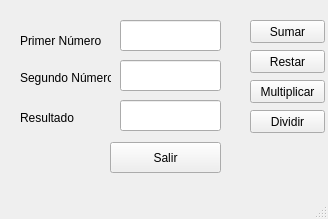
<?xml version="1.0" encoding="UTF-8"?>
<ui version="4.0">
 <class>FormCalculadora</class>
 <widget class="QMainWindow" name="FormCalculadora">
  <property name="geometry">
   <rect>
    <x>0</x>
    <y>0</y>
    <width>328</width>
    <height>219</height>
   </rect>
  </property>
  <property name="windowTitle">
   <string>Calculadora en Python</string>
  </property>
  <widget class="QWidget" name="centralwidget">
   <widget class="QLineEdit" name="txtn1">
    <property name="geometry">
     <rect>
      <x>120</x>
      <y>20</y>
      <width>101</width>
      <height>31</height>
     </rect>
    </property>
   </widget>
   <widget class="QLineEdit" name="txtn2">
    <property name="geometry">
     <rect>
      <x>120</x>
      <y>60</y>
      <width>101</width>
      <height>31</height>
     </rect>
    </property>
   </widget>
   <widget class="QLineEdit" name="txtresultado">
    <property name="geometry">
     <rect>
      <x>120</x>
      <y>100</y>
      <width>101</width>
      <height>31</height>
     </rect>
    </property>
   </widget>
   <widget class="QPushButton" name="btnsumar">
    <property name="geometry">
     <rect>
      <x>250</x>
      <y>20</y>
      <width>75</width>
      <height>23</height>
     </rect>
    </property>
    <property name="text">
     <string>Sumar</string>
    </property>
   </widget>
   <widget class="QPushButton" name="btnmulti">
    <property name="geometry">
     <rect>
      <x>250</x>
      <y>80</y>
      <width>75</width>
      <height>23</height>
     </rect>
    </property>
    <property name="text">
     <string>Multiplicar</string>
    </property>
   </widget>
   <widget class="QPushButton" name="btnrestar">
    <property name="geometry">
     <rect>
      <x>250</x>
      <y>50</y>
      <width>75</width>
      <height>23</height>
     </rect>
    </property>
    <property name="text">
     <string>Restar</string>
    </property>
   </widget>
   <widget class="QPushButton" name="btndividir">
    <property name="geometry">
     <rect>
      <x>250</x>
      <y>110</y>
      <width>75</width>
      <height>23</height>
     </rect>
    </property>
    <property name="text">
     <string>Dividir</string>
    </property>
   </widget>
   <widget class="QPushButton" name="btnsalir">
    <property name="geometry">
     <rect>
      <x>110</x>
      <y>142</y>
      <width>111</width>
      <height>31</height>
     </rect>
    </property>
    <property name="text">
     <string>Salir</string>
    </property>
   </widget>
   <widget class="QLabel" name="lbln1">
    <property name="geometry">
     <rect>
      <x>20</x>
      <y>30</y>
      <width>81</width>
      <height>21</height>
     </rect>
    </property>
    <property name="text">
     <string>Primer Número</string>
    </property>
   </widget>
   <widget class="QLabel" name="lbln2">
    <property name="geometry">
     <rect>
      <x>20</x>
      <y>70</y>
      <width>91</width>
      <height>16</height>
     </rect>
    </property>
    <property name="text">
     <string>Segundo Número</string>
    </property>
   </widget>
   <widget class="QLabel" name="lblresultado">
    <property name="geometry">
     <rect>
      <x>20</x>
      <y>110</y>
      <width>71</width>
      <height>16</height>
     </rect>
    </property>
    <property name="text">
     <string>Resultado</string>
    </property>
   </widget>
  </widget>
  <widget class="QMenuBar" name="menubar">
   <property name="geometry">
    <rect>
     <x>0</x>
     <y>0</y>
     <width>328</width>
     <height>21</height>
    </rect>
   </property>
  </widget>
  <widget class="QStatusBar" name="statusbar"/>
 </widget>
 <resources/>
 <connections/>
</ui>
